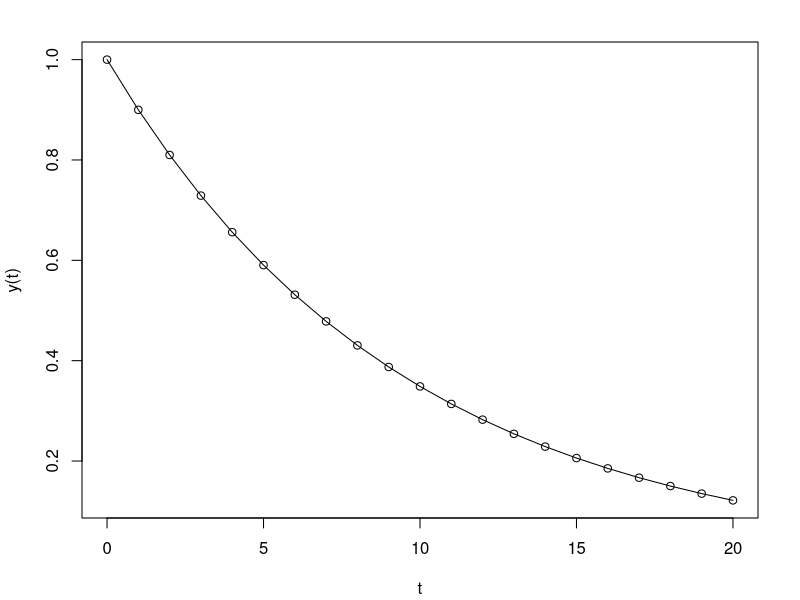

R code for this plot:
## ---- chunk 1

f_ode <- function(t, y, parms) {
  b <- parms[["b"]]
  e_t <- parms[["e_t"]]
  b * y[t] + e_t(t)
}

## ---- chunk 2
y0 <- 1
nspan <- 0:20
y <- numeric(length(nspan))
y[1] <- y0
for (t in seq_along(nspan)[-1]) {
  y[t] <- f_ode(t - 1, y,
    parms = list(
      b = 0.9,
      e_t = function(t) {
        0
      }
    )
  )
}
## ---- chunk 3
par <- par(mar = c(4, 4, 2, 2) + 0.1)
plot(nspan, y, type = "o", main = "", xlab = "t", ylab = "y(t)")
